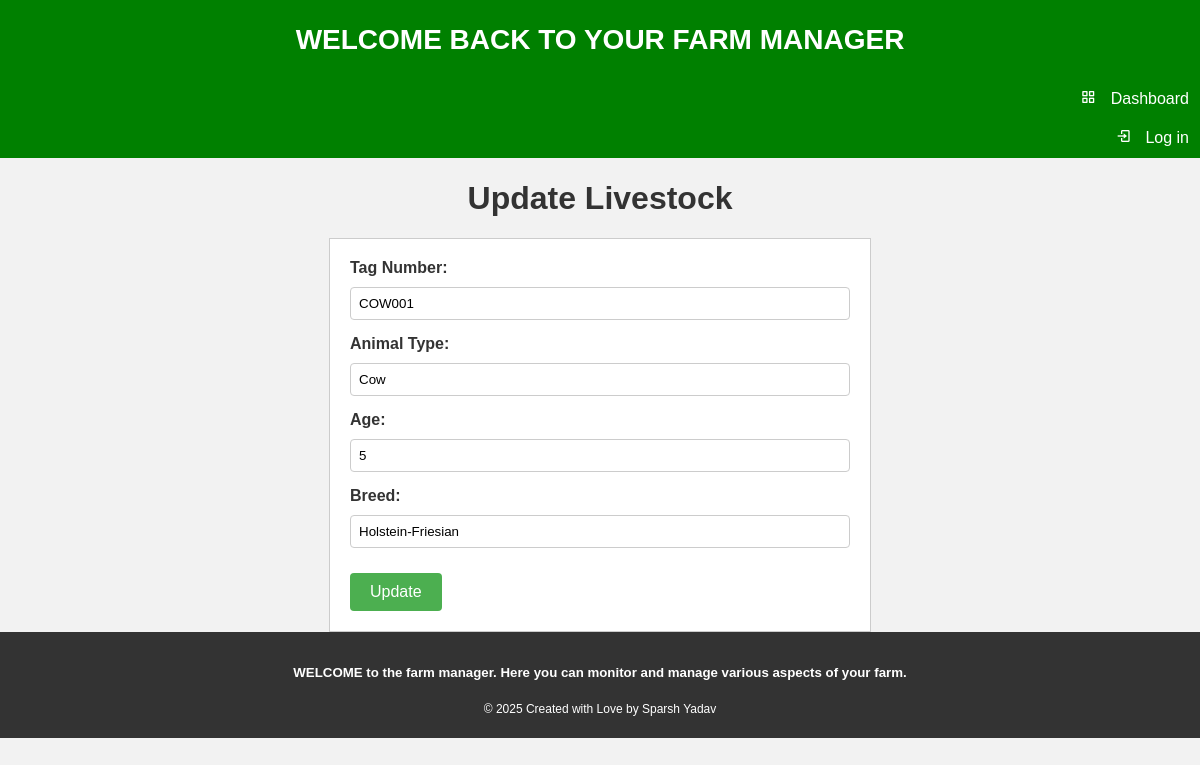
The app's page /update_livestock/COW001/ with its own data.
### homepage/models.py (models this page shows)
class Livestock(models.Model):
    user=models.ForeignKey(User, on_delete=models.CASCADE, default=1)
    Tag_number = models.CharField(max_length=20, primary_key=True)
    Animal_type= models.CharField(max_length=20)
    Age= models.IntegerField()
    Breed= models.CharField(max_length=20)
    class Meta:
        db_table = "Livestock"

### homepage/views.py (the view)
# urls.py: path("update_livestock/<str:Tag_number>/", Update_livestock, name="update-livestock" ),
def Update_livestock(request,Tag_number):
    livestock=Livestock.objects.get(Tag_number=Tag_number)
    form = LivestockForm(request.POST,instance=livestock)
    if form.is_valid():
        form.save()
        return redirect("homepage:show-livestock")
    else:
        print(form.errors)
    return render(request,"homepage/updatelivestock.html",{'livestock':livestock})

### homepage/templates/homepage/updatelivestock.html (shortened to what this page needs)
{%extends 'homepage/base.html'%}
{%block content%}
<head>
    </head>
    <body>
      <h1>Update Livestock</h1>
      <form method="post">
        <label for="id_Tag_number">Tag Number:</label>
        <input type="text" name="Tag_number" id="id_Tag_number" value="{{livestock.Tag_number }}" required>
        <label for="id_Animal_type">Animal Type:</label>
        <input type="text" name="Animal_type" id="id_Animal_type" value="{{ livestock.Animal_type }}" required>
        <label for="id_Age">Age:</label>
        <input type="number" name="Age" id="id_Age" value="{{ livestock.Age }}" required>
        <label for="id_Breed">Breed:</label>
        <input type="text" name="Breed" id="id_Breed" value="{{ livestock.Breed }}" required>
        <input type="submit" value="Update">
      </form>
    </body>
    {%endblock%}

### homepage/templates/homepage/updatelivestock.html (style rules this page uses)
body { font-family: Arial, sans-serif; background-color: #f2f2f2; margin: 0; }
h1 { text-align: center; color: #333; }
form { background-color: #fff; border: 1px solid #ccc; padding: 20px; margin-top: 20px; max-width: 500px; margin-left: auto; margin-right: auto; }
label { display: block; margin-bottom: 10px; font-weight: bold; color: #333; }
input[type="text"], input[type="date"], input[type="number"] { width: 100%; padding: 8px; border: 1px solid #ccc; border-radius: 4px; box-sizing: border-box; margin-bottom: 15px; }
input[type="submit"] { background-color: #4CAF50; color: white; padding: 10px 20px; border: none; border-radius: 4px; cursor: pointer; font-size: 16px; margin-top: 10px; }

### records on screen
Livestock: Tag_number "COW001", Animal_type "Cow", Age "5", Breed "Holstein-Friesian"
